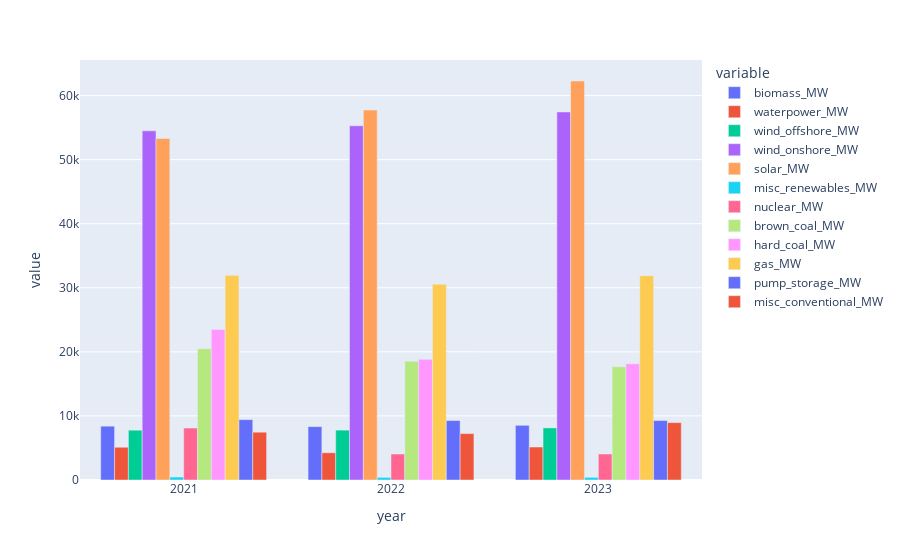

Notebook code for this chart:
### Code cell
df = con.execute("SELECT *, year(start_date) as year FROM installed_generation_capacity").df()
fig = px.bar(df, x="year", y=["biomass_MW", "waterpower_MW", "wind_offshore_MW", "wind_onshore_MW", "solar_MW", "misc_renewables_MW", "nuclear_MW", "brown_coal_MW", "hard_coal_MW", "gas_MW", "pump_storage_MW", "misc_conventional_MW"], barmode="group")
fig.show()

### Figure 1 — Plotly figure (JSON) as saved in the notebook; plotly's stock layout.template omitted (floating-point values rounded to 4 significant figures)
{"data": [{"alignmentgroup": "True", "hovertemplate": "variable=biomass_MW<br>year=%{x}<br>value=%{y}<extra></extra>", "legendgroup": "biomass_MW", "marker": {"color": "#636efa", "pattern": {"shape": ""}}, "name": "biomass_MW", "offsetgroup": "biomass_MW", "orientation": "v", "showlegend": true, "textposition": "auto", "type": "bar", "x": [2021, 2022, 2023], "xaxis": "x", "y": [8402, 8332, 8537], "yaxis": "y"}, {"alignmentgroup": "True", "hovertemplate": "variable=waterpower_MW<br>year=%{x}<br>value=%{y}<extra></extra>", "legendgroup": "waterpower_MW", "marker": {"color": "#EF553B", "pattern": {"shape": ""}}, "name": "waterpower_MW", "offsetgroup": "waterpower_MW", "orientation": "v", "showlegend": true, "textposition": "auto", "type": "bar", "x": [2021, 2022, 2023], "xaxis": "x", "y": [5112, 4253, 5150], "yaxis": "y"}, {"alignmentgroup": "True", "hovertemplate": "variable=wind_offshore_MW<br>year=%{x}<br>value=%{y}<extra></extra>", "legendgroup": "wind_offshore_MW", "marker": {"color": "#00cc96", "pattern": {"shape": ""}}, "name": "wind_offshore_MW", "offsetgroup": "wind_offshore_MW", "orientation": "v", "showlegend": true, "textposition": "auto", "type": "bar", "x": [2021, 2022, 2023], "xaxis": "x", "y": [7774, 7787, 8129], "yaxis": "y"}, {"alignmentgroup": "True", "hovertemplate": "variable=wind_onshore_MW<br>year=%{x}<br>value=%{y}<extra></extra>", "legendgroup": "wind_onshore_MW", "marker": {"color": "#ab63fa", "pattern": {"shape": ""}}, "name": "wind_onshore_MW", "offsetgroup": "wind_onshore_MW", "orientation": "v", "showlegend": true, "textposition": "auto", "type": "bar", "x": [2021, 2022, 2023], "xaxis": "x", "y": [54499, 55289, 57448], "yaxis": "y"}, {"alignmentgroup": "True", "hovertemplate": "variable=solar_MW<br>year=%{x}<br>value=%{y}<extra></extra>", "legendgroup": "solar_MW", "marker": {"color": "#FFA15A", "pattern": {"shape": ""}}, "name": "solar_MW", "offsetgroup": "solar_MW", "orientation": "v", "showlegend": true, "textposition": "auto", "type": "bar", "x": [2021, 2022, 2023], "xaxis": "x", "y": [53302, 57744, 62279], "yaxis": "y"}, {"alignmentgroup": "True", "hovertemplate": "variable=misc_renewables_MW<br>year=%{x}<br>value=%{y}<extra></extra>", "legendgroup": "misc_renewables_MW", "marker": {"color": "#19d3f3", "pattern": {"shape": ""}}, "name": "misc_renewables_MW", "offsetgroup": "misc_renewables_MW", "orientation": "v", "showlegend": true, "textposition": "auto", "type": "bar", "x": [2021, 2022, 2023], "xaxis": "x", "y": [464, 403, 416], "yaxis": "y"}, {"alignmentgroup": "True", "hovertemplate": "variable=nuclear_MW<br>year=%{x}<br>value=%{y}<extra></extra>", "legendgroup": "nuclear_MW", "marker": {"color": "#FF6692", "pattern": {"shape": ""}}, "name": "nuclear_MW", "offsetgroup": "nuclear_MW", "orientation": "v", "showlegend": true, "textposition": "auto", "type": "bar", "x": [2021, 2022, 2023], "xaxis": "x", "y": [8114, 4056, 4056], "yaxis": "y"}, {"alignmentgroup": "True", "hovertemplate": "variable=brown_coal_MW<br>year=%{x}<br>value=%{y}<extra></extra>", "legendgroup": "brown_coal_MW", "marker": {"color": "#B6E880", "pattern": {"shape": ""}}, "name": "brown_coal_MW", "offsetgroup": "brown_coal_MW", "orientation": "v", "showlegend": true, "textposition": "auto", "type": "bar", "x": [2021, 2022, 2023], "xaxis": "x", "y": [20487, 18544, 17692], "yaxis": "y"}, {"alignmentgroup": "True", "hovertemplate": "variable=hard_coal_MW<br>year=%{x}<br>value=%{y}<extra></extra>", "legendgroup": "hard_coal_MW", "marker": {"color": "#FF97FF", "pattern": {"shape": ""}}, "name": "hard_coal_MW", "offsetgroup": "hard_coal_MW", "orientation": "v", "showlegend": true, "textposition": "auto", "type": "bar", "x": [2021, 2022, 2023], "xaxis": "x", "y": [23499, 18830, 18127], "yaxis": "y"}, {"alignmentgroup": "True", "hovertemplate": "variable=gas_MW<br>year=%{x}<br>value=%{y}<extra></extra>", "legendgroup": "gas_MW", "marker": {"color": "#FECB52", "pattern": {"shape": ""}}, "name": "gas_MW", "offsetgroup": "gas_MW", "orientation": "v", "showlegend": true, "textposition": "auto", "type": "bar", "x": [2021, 2022, 2023], "xaxis": "x", "y": [31942, 30553, 31888], "yaxis": "y"}, {"alignmentgroup": "True", "hovertemplate": "variable=pump_storage_MW<br>year=%{x}<br>value=%{y}<extra></extra>", "legendgroup": "pump_storage_MW", "marker": {"color": "#636efa", "pattern": {"shape": ""}}, "name": "pump_storage_MW", "offsetgroup": "pump_storage_MW", "orientation": "v", "showlegend": true, "textposition": "auto", "type": "bar", "x": [2021, 2022, 2023], "xaxis": "x", "y": [9422, 9280, 9280], "yaxis": "y"}, {"alignmentgroup": "True", "hovertemplate": "variable=misc_conventional_MW<br>year=%{x}<br>value=%{y}<extra></extra>", "legendgroup": "misc_conventional_MW", "marker": {"color": "#EF553B", "pattern": {"shape": ""}}, "name": "misc_conventional_MW", "offsetgroup": "misc_conventional_MW", "orientation": "v", "showlegend": true, "textposition": "auto", "type": "bar", "x": [2021, 2022, 2023], "xaxis": "x", "y": [7463, 7244, 8958], "yaxis": "y"}], "layout": {"barmode": "group", "legend": {"title": {"text": "variable"}, "tracegroupgap": 0}, "margin": {"t": 60}, "xaxis": {"anchor": "y", "domain": [0, 1], "title": {"text": "year"}}, "yaxis": {"anchor": "x", "domain": [0, 1], "title": {"text": "value"}}}}
